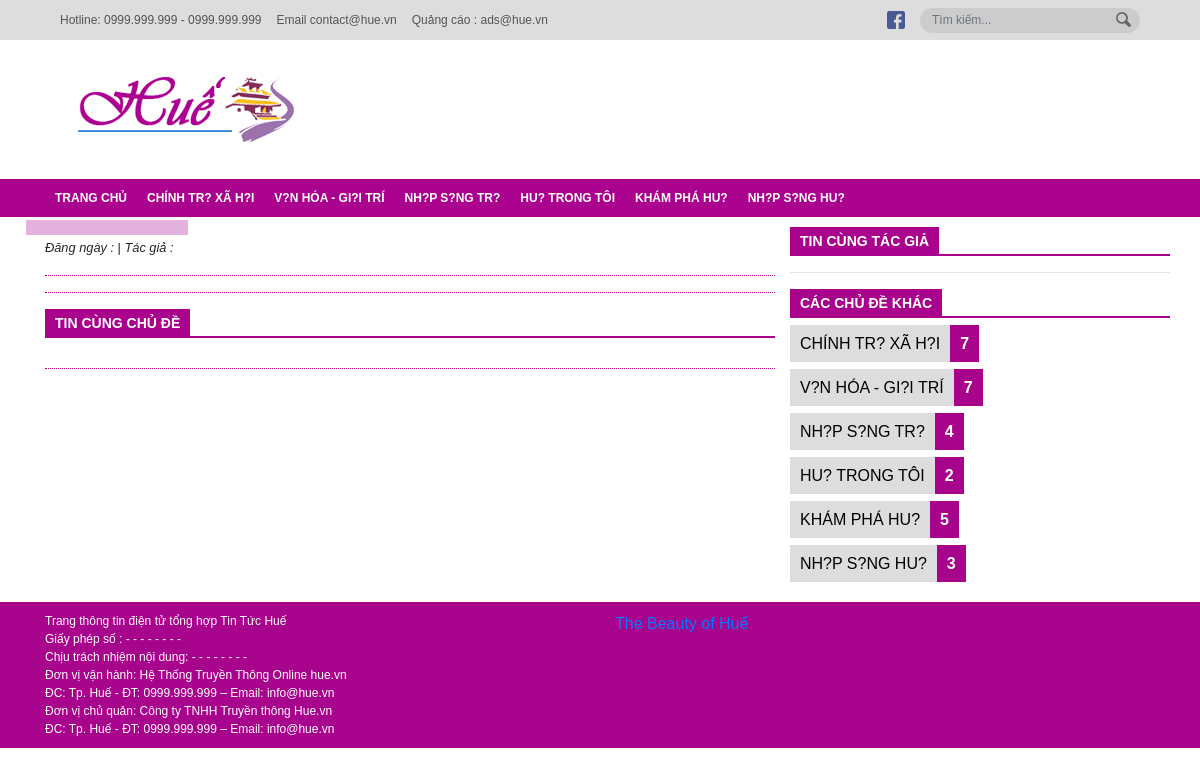
Page /chitiet.php on the committed database.
### tables this page shows
CREATE TABLE `category` (
  `id` int(11) NOT NULL,
  `name` varchar(255) NOT NULL,
  `slug` varchar(255) NOT NULL
);

### admin/model/entity/post.php (called while the page is built, shortened)
<?php
	class Post{
		static function getNewPost()
		{
			$connect = new mysqli("localhost","root","","hue-cms");
			$connect->set_charset("utf8");
			$query = "SELECT post.id,title,slug,thumbnail,content,user.fullname,timesend,category,tag,isHide FROM post JOIN user ON post.author = user.username WHERE isHide = 0 ORDER BY id DESC LIMIT 1,5";
			$result = $connect->query($query);
			$rs = array();
			if ($result->num_rows > 0) {
				while ($rows = $result->fetch_assoc()) {
					array_push($rs,new Post(
	                    $rows["id"],
						$rows["title"],
						$rows["slug"],
	                    $rows["thumbnail"],
	                    $rows["content"],
						$rows["fullname"],
						$rows["timesend"],
						$rows["category"],
						$rows["tag"],
						$rows["isHide"]
	                ));
				}
	        }
			return $rs;
		}
	}
?>

### admin/model/entity/category.php (called while the page is built, shortened)
<?php
	class Category{
		function __construct($id, $slug,$name)
		{
			$this->slug = $slug;
			$this->name = $name;
		}
		static function getAllCategory(){
			$connect = new mysqli("localhost","root","","hue-cms");
			$connect->set_charset("utf8");
			$query = "SELECT * FROM category";
			$result = $connect->query($query);
			$rs = array();
			if ($result) {
				while ($rows = $result->fetch_assoc()) {
					array_push($rs,new Category(
						$rows["id"],
						$rows["slug"],
	                    $rows["name"]
	                ));
				}
			}
        	return $rs;
		}
		static function countPostInCate($slug_cate){
			$connect = new mysqli("localhost","root","","hue-cms");
			$connect->set_charset("utf8");
			$query = "SELECT * FROM post WHERE category = '{$slug_cate}'";
			$result = $connect->query($query);
			$i = 0;
			if ($result) {
				while ($rows = $result->fetch_assoc()) {
					$i++;
				}
			}
        	return $i;
		}
	}
?>

### chitiet.php (the view, shortened to what this page needs)
<?php include_once('header.php');
?>
	<main>
		<div class="container">
			<div class="row">
				<div class="col col-8">
					<div class="bai-viet">
						<div class="tieu-de-bai-viet">
							<div class="make-color"></div>
						</div>
						<div class="thoigian-tacgia">
							<small><i>Đăng ngày : <?php echo $chitiet[0]->timesend?></i> | </small>
							<small><i>Tác giả : <?php echo $chitiet[0]->author?></i></small>
						</div>
						<hr class="line">
					</div>
					<hr class="line">
					<div class="tin-lien-quan">
						<div class="menu-tin-moi">
							<a href="#">tin cùng chủ đề</a>
						</div>
					</div>
					<hr class="line">
					<br>
				</div>
				<div class="col col-4 mini-post">
					<div class="menu-tin-moi">
						<a href="#">tin cùng tác giả</a>
					</div>
					<hr>
					<div class="thong-ke-bai-viet">
						<div class="menu-tin-moi">
							<a href="#">các chủ đề khác</a>
						</div>
						<ul>
						<?php
							include_once('admin/model/entity/category.php');
							$post= Category::getAllCategory();
							foreach($post as $key => $value){
								echo "<li>";
								echo "<a href='category.php?slug-bai-viet=".$value->slug."' class='name-cate'>".$value->name."</a>";
								echo "<span class='count-post'>".Category::countPostInCate($value->slug)."</span>";
								echo "</li>";
							}
						?>
						</ul>
					</div>
				</div>
			</div>
		</div>
	</main>
	<footer>
		<div class="wrapper">
			<div class="container">
				<div class="row">
				<div class="col col-6 detail-footer">
					<p>Trang thông tin điện tử tổng hợp Tin Tức Huế</p>
					<p>Giấy phép số : - - - - - - - - </p>
					<p>Chịu trách nhiệm nội dung: - - - - - - -  -</p>
					<p>Đơn vị vận hành: Hệ Thống Truyền Thông Online hue.vn</p>
					<p>ĐC: Tp. Huế - ĐT: 0999.999.999 – Email: info@hue.vn</p>
					<p>Đơn vị chủ quản: Công ty TNHH Truyền thông Hue.vn</p>
					<p>ĐC: Tp. Huế - ĐT: 0999.999.999 – Email: info@hue.vn</p>
				</div>
				<div class="col col-6 fanpage">
					<div class="fb-page" data-href="https://www.facebook.com/Thebeautyofhue/" data-tabs="timeline" data-width="500" data-height="130" data-small-header="false" data-adapt-container-width="true" data-hide-cover="false" data-show-facepile="false"><blockquote cite="https://www.facebook.com/Thebeautyofhue/" class="fb-xfbml-parse-ignore"><a href="https://www.facebook.com/Thebeautyofhue/">The Beauty of Huế</a></blockquote></div>
				</div>
			</div>
			</div>
		</div>
	</footer>
</body>
</html>

### header.php (shortened to what this page needs)
<?php
    include_once('admin/model/entity/category.php');
	$category = Category::getAllCategory();
	include_once('admin/model/entity/post.php');
	$newpost = Post::getNewPost();
	include_once('admin/model/entity/post.php');
?>
<!DOCTYPE html>
<html lang="en">
<head>
	<link rel="stylesheet" href="https://maxcdn.bootstrapcdn.com/bootstrap/4.0.0/css/bootstrap.min.css">
	<link rel="stylesheet" type="text/css" href="style.css">
	<link rel="stylesheet" type="text/css" href="responsive.css">
</head>
<body>
	<header>
		<div class="top-bar">
			<div class="container">
				<div class="row row-nmg justify-content-between align-items-center">
					<div class="box-1">
						<ul>
							<li>Hotline: 0999.999.999 - 0999.999.999</li>
							<li>Email contact@hue.vn</li>
							<li>Quảng cáo : ads@hue.vn</li>
						</ul>
					</div>
					<div class="box-2">
						<ul>
							<li>
								<a href="#">
									<img src="img/facebook_ic.png">
								</a>
							</li>
							<li>
								<form method="POST" class="search-form" action="#">
									<div class="search form-group">
										<input type="text" name="search" id="search_box" class="form-control" placeholder="Tìm kiếm...">
									</div>
									<button type="submit" class="btn btn-search">
										<img src="img/Search.png">
									</button>
								</form>
							</li>
						</ul>
					</div>
				</div>
			</div>
		</div>
		<div id="menu_mobile" class="content" style="display: block;">
	        <div class="container">
	            <div class="row row-nmg justify-content-between align-items-center">
	                <a href="index.php" class="logo">
	                	<img src="img/logo-header.png" alt="hue.vn"></a>
	                </div>
	            </div>
	        </div>
		<div class="nav-header">
			<div class="container">
				<ul class="main">
					<li><a href="index.php">trang chủ</a></li>
                    <?php
                        foreach($category as $key => $value){
                            echo "<li><a href='category.php?name-cate=".$value->slug."'>".$value->name."</a></li>";
                        }
                    ?>
				</ul>
			</div>
		</div>
	</header>

### style.css (style rules this page uses)
body { font-family: Arial, sans-serif; }
a { cursor: pointer; text-decoration: none; }
header .top-bar { height: 40px; background-color: #ddd; }
header ul { margin-bottom: 0; padding-left: 0; }
header ul li { list-style-type: none; }
header .top-bar ul, header .top-bar .box-2 { display: flex; flex-direction: row; flex-wrap: nowrap; }
header .top-bar ul li { color: #555; font-size: 12px; margin-right: 15px; margin-top: auto; margin-bottom: auto; }
header .top-bar form, header nav.nav-header form, header .top-bar form, header nav.nav-header-search form { position: relative; }
header .top-bar form .search, header nav.nav-header form .search, header .top-bar form .search, header nav.nav-header-search form .search { margin-bottom: 0; }
header .top-bar form .search input, header nav.nav-header-search form .search input { border-radius: unset; }
header .top-bar form .search input, header nav.nav-header form .search input, header .top-bar form .search input, header nav.nav-header-search form .search input { height: 25px; color: #555; font-size: 12px; border-radius: 25px; border: none; background-color: #ccc; width: 220px; }
header .top-bar form button.btn-search, header nav.nav-header-search form button.btn-search { position: absolute; right: 8px; top: 43%; transform: translateY(-50%); background-color: transparent; padding: 0; }
header .content .logo { padding: 2rem 0.5rem 2rem 0; }
header .nav-header, header .nav-header-search { background-color: #aa018f; }
header ul.main { display: flex; flex-direction: row; align-items: center; height: 38px; }
header .nav-header ul.main > li, header .nav-header ul.main > li > a, header .nav-header-search ul.main > li, header .nav-header-search ul.main > li > a { color: white; align-items: center; transition: 0.2s; display: flex; }
header ul.main > li > a { text-decoration: none; text-transform: uppercase; font-weight: 700; font-size: 12px; padding: 10px; height: 100%; position: relative; }
header ul.main > li a:after { content: ""; position: absolute; bottom: 31px; left: 37%; border-top: 7px solid white; border-right: 7px solid transparent; border-left: 7px solid transparent; opacity: 0; }
.container, .container > .row { height: 100%; }
.row { height: 100%; }
.row-nmg { margin-left: 0; margin-right: 0; }
main { padding-top: 10px; }
.menu-tin-moi a { text-decoration: none; display: block; background: #a9028d; color: #fff; padding: 4px 10px; float: left; position: relative; z-index: 0; text-transform: uppercase; font-size: 14px; font-weight: bold; }
.menu-tin-moi { border-bottom: 2px solid #a9028d; display: block; height: 29px; overflow: hidden; margin-bottom: 14px; }
.mini-post { padding: 0; }
.mini-post ul { padding: 0; }
.mini-post ul li { padding-bottom: 10px; list-style: none; }
hr.line { border-top: 1px dotted #a9028d; }
.wrapper { background-color: #a8038c; }
.fanpage { margin-top: 10px; }
.detail-footer { padding-top: 10px; padding-bottom: 10px; font-size: 12px; color: white; }
.detail-footer p { margin: 0; }
.tieu-de-bai-viet { position: relative; }
.make-color { position: absolute; background-color: #aa018e; width: 162px; height: 15px; bottom: 0; left: -19px; opacity: 0.3; z-index: -1; }
.thong-ke-bai-viet ul li { margin-bottom: 10px; }
.thong-ke-bai-viet ul li a { text-decoration: none; text-transform: uppercase; }
.name-cate { background-color: #dddddd; color: black; padding: 10px; }
.count-post { background-color: #a7048b; padding: 10px; color: white; font-weight: bold; }

### rows in the picture
category: name "CHÍNH TR? XÃ H?I", slug "7"
category: name "V?N HÓA - GI?I TRÍ", slug "7"
category: name "NH?P S?NG TR?", slug "4"
category: name "HU? TRONG TÔI", slug "2"
category: name "KHÁM PHÁ HU?", slug "5"
category: name "NH?P S?NG HU?", slug "3"
